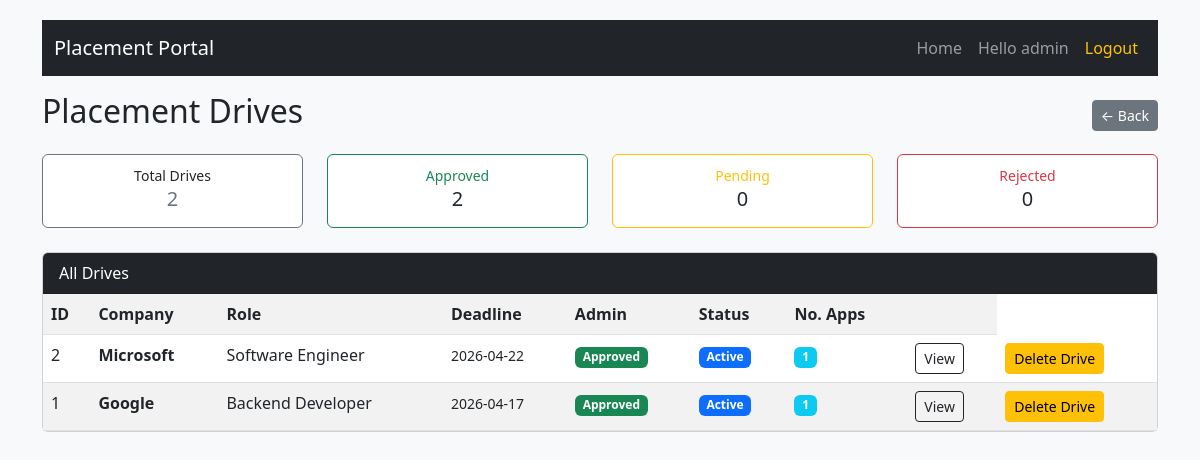
/admin/drives (signed in), run on an earlier commit of the app's database.
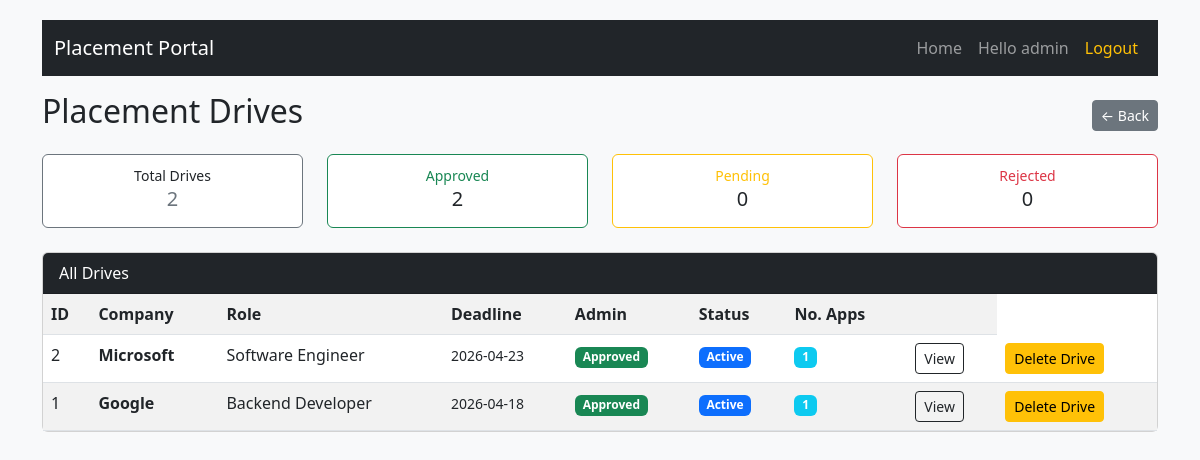
And on a later commit of the database.
### database/models.py (models this page shows)
class Placements(db.Model):
    __tablename__ = 'placements'
    id = db.Column(db.Integer, primary_key=True)
    company_id = db.Column(db.Integer, db.ForeignKey('company.id'), nullable=False)
    title = db.Column(db.String(100), nullable=False)
    description = db.Column(db.Text, nullable=False)
    reqSkills = db.Column(db.Text)
    experience = db.Column(db.String(50))
    salary = db.Column(db.String(50))
    deadline = db.Column(db.DateTime)
    website = db.Column(db.String(255))
    is_rejected = db.Column(db.Boolean, default=False)
    status = db.Column(db.Boolean, default=True) # Company can close the drive
    admin_approval = db.Column(db.Boolean, default=False) # Admin approves the drive
    applications = db.relationship('Application', backref='placements', lazy=True, cascade="all, delete-orphan")

class Company(db.Model):
    __tablename__ = 'company'
    id = db.Column(db.Integer, primary_key=True)
    user_id = db.Column(db.Integer, db.ForeignKey('user.id'), unique=True, nullable=False)
    company_name = db.Column(db.String(100), nullable=False)
    industry = db.Column(db.String(100),nullable = False)
    HRcontact = db.Column(db.String(10),nullable = False)
    approval = db.Column(db.Boolean, default=False) # Approval of the Admin for the company
    drives = db.relationship('Placements', backref='company', lazy=True, cascade="all, delete-orphan")

### routes/admin_mgmt.py (the view)
@app.route('/admin/drives')
@login_required
@role_required('admin')
def admin_drives():
    placementDrives = models.Placements.query.order_by(models.Placements.id.desc()).all()
    totalCount = len(placementDrives)
    ok = 0 # approved
    bad = 0 # rejected
    wait = 0 # pending
    for d in placementDrives:
        if d.admin_approval == True:
            ok += 1
        elif d.is_rejected:
            bad += 1
        else:
            wait += 1
    statistics = {
        'total': totalCount,
        'approved': ok,
        'rejected': bad,
        'pending': wait
    }
    return render_template('drives_mgmt.html', drives=placementDrives, stats=statistics)

### app.py (called while the page is built)
@login_manager.user_loader
def load_user(user_id):
    return models.User.query.get(int(user_id))

def role_required(*roles):
    def wrapper(fn):
        @wraps(fn)
        def decorated_view(*args,**kwargs):
            if not current_user.is_authenticated:
                return login_manager.unauthorized()
            if current_user.role not in roles:
                flash("You do not have permission to access this page", "danger")
                return redirect(url_for('login'))
            return fn(*args , **kwargs)
        return decorated_view
    return wrapper

### templates/drives_mgmt.html (shortened to what this page needs)
{% extends "base.html" %}
{% block content %}
<div class="d-flex justify-content-between mb-3 align-items-center">
    <h2>Placement Drives</h2>
    <a href="{{ url_for('admin_dashboard') }}" class="btn btn-secondary btn-sm">← Back</a>
</div>
<div class="row mb-3">
    <div class="col-md-3 col-6 mb-2">
        <div class="card border-secondary">
            <div class="card-body text-center p-2">
                <small>Total Drives</small>
                <h5 class="text-secondary">{{ stats['total'] }}</h5>
            </div>
        </div>
    </div>
    <div class="col-md-3 col-6 mb-2">
        <div class="card border-success">
            <div class="card-body text-center p-2">
                <small class="text-success">Approved</small>
                <h5>{{ stats['approved'] }}</h5>
            </div>
        </div>
    </div>
    <div class="col-md-3 col-6 mb-2">
        <div class="card border-warning">
            <div class="card-body text-center p-2">
                <small class="text-warning">Pending</small>
                <h5>{{ stats['pending'] }}</h5>
            </div>
        </div>
    </div>
    <div class="col-md-3 col-6 mb-2">
        <div class="card border-danger">
            <div class="card-body text-center p-2">
                <small class="text-danger">Rejected</small>
                <h5>{{ stats['rejected'] }}</h5>
            </div>
        </div>
    </div>
</div>
<div class="card mb-4">
    <div class="card-header bg-dark text-white">
        All Drives
    </div>
    <div class="table-responsive">
        <table class="table table-striped table-hover mb-0">
            <tr>
                <th>ID</th>
                <th>Company</th>
                <th>Role</th>
                <th>Deadline</th>
                <th>Admin</th>
                <th>Status</th>
                <th>No. Apps</th>
                <th></th>
            </tr>
            {% if drives %}
                {% for drive in drives %}
                <tr>
                    <td>{{ drive.id }}</td>
                    <td><b>{{ drive.company.company_name }}</b></td>
                    <td>{{ drive.title }}</td>
                    <td>
                        <small>{{ drive.deadline.strftime('%Y-%m-%d') }}</small>
                    </td>
                    <td>
                        {% if drive.admin_approval %}
                            <span class="badge bg-success">Approved</span>
                        {% elif drive.is_rejected %}
                            <span class="badge bg-danger">Rejected</span>
                        {% else %}
                            <span class="badge bg-warning">Pending</span>
                        {% endif %}
                    </td>
                    <td>
                        {% if drive.status %}
                            <span class="badge bg-primary">Active</span>
                        {% else %}
                            <span class="badge bg-secondary">Closed</span>
                        {% endif %}
                    </td>
                    <td>
                        <span class="badge bg-info">{{ drive.applications|length }}</span>
                    </td>
                    <td>
                        <button class="btn btn-sm btn-outline-dark"
                                data-bs-toggle="modal"
                                data-bs-target="#driveModal{{ drive.id }}">
                            View
                        </button>
                    </td>
                    <td>
                        <a href="{{ url_for('delete_job', drive_id=drive.id) }}" class="btn btn-warning btn-sm">Delete Drive</a>
                    </td>
                </tr>
                {% endfor %}
            {% else %}
                <tr>
                    <td colspan="8" class="text-center text-muted">
                        No drives added yet
                    </td>
                </tr>
            {% endif %}
        </table>
    </div>
</div>
{% endblock %}

What changed in the data, as far as the page shows it:
changed Placements "Software Engineer": deadline "2026-04-22" → "2026-04-23"
changed Placements "Backend Developer": deadline "2026-04-17" → "2026-04-18"
